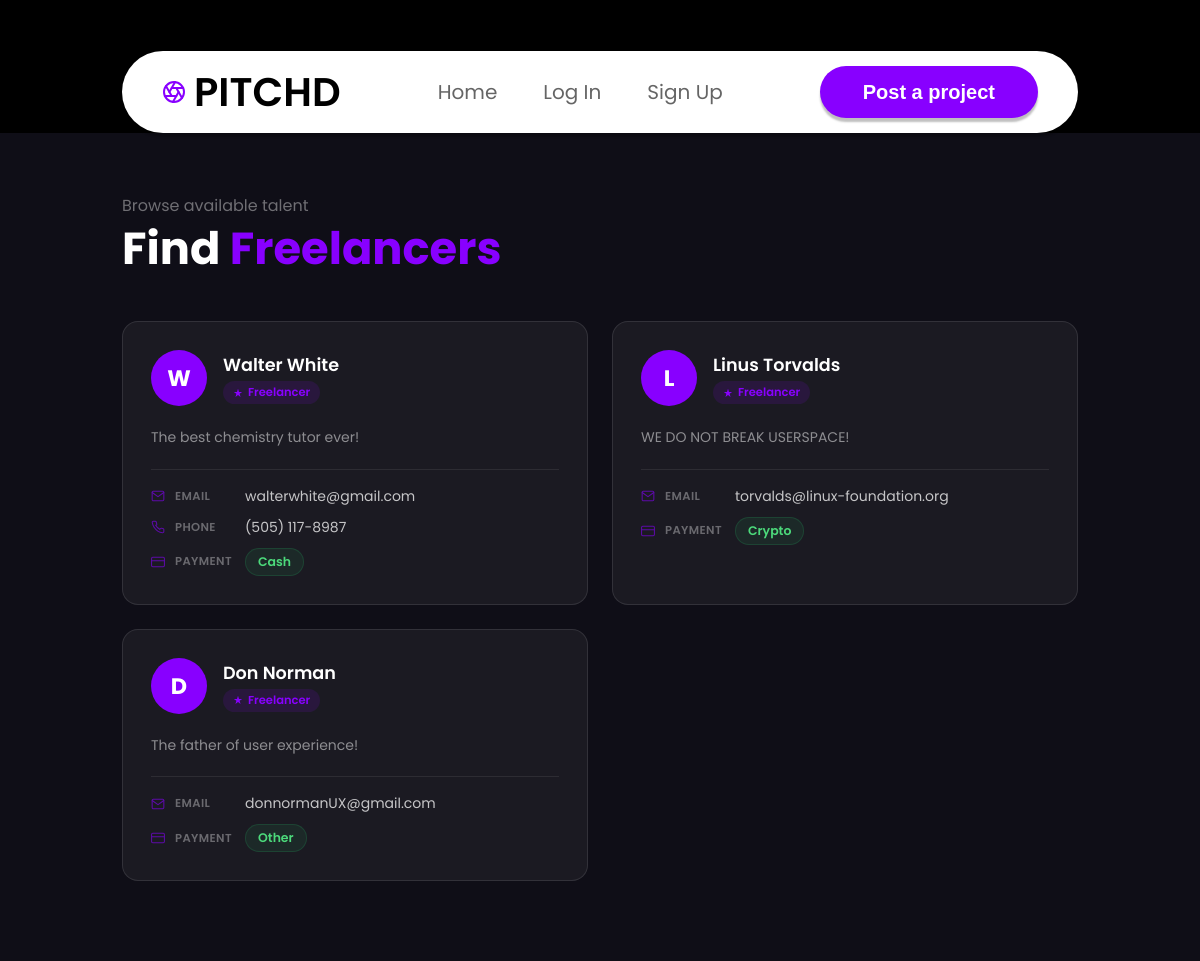
Page /find_freelancer on the committed database.
### PITCHD/database.py (models this page shows)
class User(db.Model, UserMixin):
    id = db.Column(db.Integer, primary_key = True)
    username = db.Column(db.String(15), unique = True)
    email = db.Column(db.String(150), unique = True)
    firstname = db.Column(db.String(32))
    lastname = db.Column(db.String(32))
    description = db.Column(db.String(500))
    password = db.Column(db.String(150))
    date_of_birth = db.Column(db.Date)
    is_freelancer = db.Column(db.Boolean, default=False, nullable=False)
    contact_email = db.Column(db.String(150))
    contact_phone = db.Column(db.String(20))
    payment_method = db.Column(db.String(100))
    payment_details = db.Column(db.String(200))

### PITCHD/authentication.py (the view)
@login_required
@authentication.route("/find_freelancer")
def findfreelancer():
    users = User.query.filter_by(is_freelancer=True).all()
    return render_template('find_freelancer.html', users=users, user=current_user)

### PITCHD/templates/find_freelancer.html (shortened to what this page needs)
{% extends 'base.html' %}
{% block main %}
<div class="find-freelancer-page">
  <div class="find-freelancer-header">
    <p class="find-freelancer-header__label">Browse available talent</p>
    <h1 class="find-freelancer-header__title">Find <span>Freelancers</span></h1>
  </div>
  <div class="freelancer-grid">
    {% for user in users %}
    <article class="freelancer-card">
      <div class="freelancer-card__top">
        <div class="freelancer-card__avatar">{{ user.username[0].upper() }}</div>
        <div class="freelancer-card__meta">
          <h3 class="freelancer-card__name">{{ user.username }}</h3>
          <span class="freelancer-card__badge">
            <svg width="10" height="10" viewBox="0 0 24 24" fill="#8800ff"><path d="M12 2l2.4 7.4H22l-6.2 4.5 2.4 7.4L12 17l-6.2 4.3 2.4-7.4L2 9.4h7.6z"/></svg>
            Freelancer
          </span>
        </div>
      </div>
      <p class="freelancer-card__desc">
        {{ user.description if user.description and user.description != 'UNSPECIFIED' else 'No description provided yet.' }}
      </p>
      <div class="freelancer-card__info">
        {% if user.contact_email %}
        <div class="freelancer-card__info-row">
          <svg width="14" height="14" viewBox="0 0 24 24" fill="none" stroke="#8800ff" stroke-width="1.8" stroke-linecap="round"><path d="M4 4h16c1.1 0 2 .9 2 2v12c0 1.1-.9 2-2 2H4c-1.1 0-2-.9-2-2V6c0-1.1.9-2 2-2z"/><polyline points="22,6 12,13 2,6"/></svg>
          <span class="freelancer-card__info-label">Email</span>
          <span class="freelancer-card__info-value">{{ user.contact_email }}</span>
        </div>
        {% endif %}
        {% if user.contact_phone %}
        <div class="freelancer-card__info-row">
          <span class="freelancer-card__info-label">Phone</span>
          <span class="freelancer-card__info-value">{{ user.contact_phone }}</span>
        </div>
        {% endif %}
        {% if user.payment_method %}
        <div class="freelancer-card__info-row">
          <svg width="14" height="14" viewBox="0 0 24 24" fill="none" stroke="#8800ff" stroke-width="1.8" stroke-linecap="round"><rect x="1" y="4" width="22" height="16" rx="2"/><line x1="1" y1="10" x2="23" y2="10"/></svg>
          <span class="freelancer-card__info-label">Payment</span>
          <span class="payment-pill">{{ user.payment_method }}{% if user.payment_details %} · {{ user.payment_details }}{% endif %}</span>
        </div>
        {% endif %}
      </div>
    </article>
    {% endfor %}
  </div>
</div>
{% endblock %}

### PITCHD/templates/base.html (shortened to what this page needs)
<!DOCTYPE html>
<html>
<link rel="stylesheet" href="{{ url_for('static', filename='style.css') }}">
<body>
  <div class="navbar-wrapper">
    <nav class="navbar" role="navigation" aria-label="Main navigation">
      <a href="#" class="navbar__brand" aria-label="PITCHD Home">
        <span class="navbar__name">PITCHD</span>
      </a>
      <ul class="navbar__links" id="nav-links">
        <li><a href="/" id="home_nav">Home</a></li>
        {% if user.is_authenticated%}
        <li><a href="/find_freelancer" id="find_freelancer_nav">Find Freelancers</a></li>
        <li><a href="/find_work" id="find_work_nav">Find work</a></li>
        <li><a href="/post_job" id="post_job_nav">Post Job</a></li>
        <li><a href="/profile" id="profile_nav">Profile</a></li>
        <li><a href="/logout" id="logout_nav">Log Out</a></li>
        {% else %}
        <li><a href="/login" id="login_nav">Log In</a></li>
        <li><a href="/sign_up" id="signup_nav">Sign Up</a></li>
        {% endif %}
      </ul>
      <button class="navbar__cta" onclick="window.location.href='/post_job';">Post a project</button>
    </nav>
    {% block main %} {% endblock %}
  </div>
</body>
</html>

### rows in the picture
User: username "W", username "Walter White", description "The best chemistry tutor ever!", contact_email "walterwhite@gmail.com", contact_phone "(505) 117-8987", payment_method "Cash"
User: username "L", username "Linus Torvalds", description "WE DO NOT BREAK USERSPACE!", contact_email "torvalds@linux-foundation.org", payment_method "Crypto"
User: username "D", username "Don Norman", description "The father of user experience!", contact_email "donnormanUX@gmail.com", payment_method "Other"
